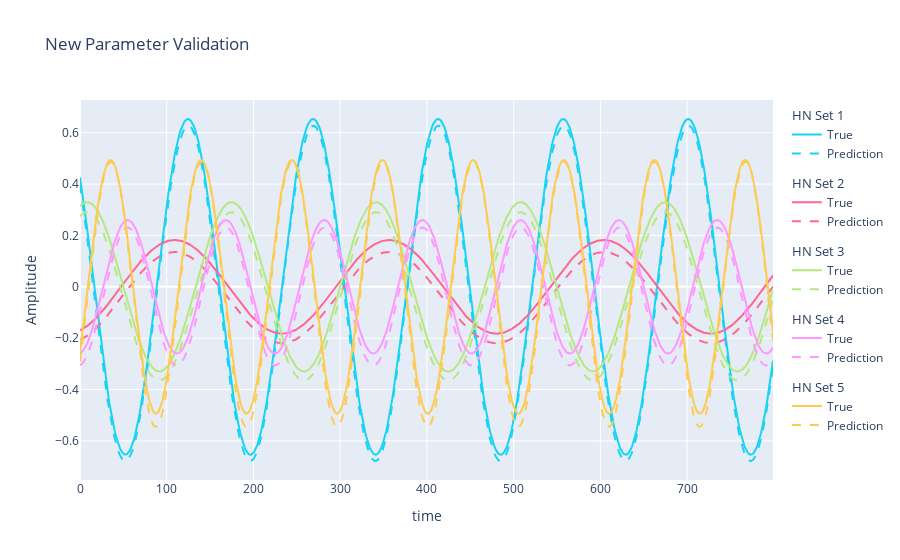

The notebook cell saved with this chart:
### Markdown cell above
Overall, our prediction is not too bad! There is certainly room for improvement which could likely be resolved with more training epochs or by modifying the `NOISE_FACTOR` in the `gen_sin_data.ipynb` notebook.

Now let's see the results on the validation data set with HyperNet inputs that our model has never seen before.

### Code cell
vnp_fig = go.Figure()
vnp_fig.update_layout(
    title="New Parameter Validation",
    yaxis={"title": "Amplitude"},
    xaxis={"title": "time"},
)
for i, ds in enumerate(VNP_DATA):

    hx, tx, ty, tyhat = ds
    tyhat = tyhat.cpu().reshape(*reshape)
    ty = ty.cpu().reshape(*reshape)
    p_set = f"HN Set {i+1}"
    p_hover = "<br>    ".join([f"{x:.3e}" for x in hx.cpu().numpy()])

    vnp_fig.add_trace(
        go.Scatter(
            x=torch.arange(len(tx)),
            y=tyhat,
            line={"color": colors[color_count]},
            name="True",
            showlegend=True,
            legendgroup=p_set,
            legendgrouptitle_text=p_set,
            hovertemplate=f"HyperNet Inputs:<br>    {p_hover}<br>" "<br>t: %{x}" "<br>a: %{y}",
        )
    )

    vnp_fig.add_trace(
        go.Scatter(
            x=torch.arange(len(tx)),
            y=ty,
            line={"color": colors[color_count], "dash": "dash"},
            name="Prediction",
            showlegend=True,
            legendgroup=p_set,
            legendgrouptitle_text=p_set,
            hovertemplate=f"HyperNet Inputs:<br>    {p_hover}<br>" "<br>t: %{x}" "<br>a: %{y}",
        )
    )

    color_count += 1
    if color_count == len(colors):
        color_count = 0

vnp_fig.show()

### Figure 1 — Plotly figure (JSON) as saved in the notebook; plotly's stock layout.template omitted (floating-point values rounded to 4 significant figures; data arrays with more than 128 entries replaced by an {"elided": "..."} marker saying what was removed)
{"data": [{"hovertemplate": "HyperNet Inputs:<br>    6.534e-01<br>    6.927e+00<br><br>t: %{x}<br>a: %{y}", "legendgroup": "HN Set 1", "legendgrouptitle": {"text": "HN Set 1"}, "line": {"color": "#19D3F3"}, "name": "True", "showlegend": true, "type": "scatter", "x": {"elided": "800 int values"}, "y": {"elided": "800 float values"}}, {"hovertemplate": "HyperNet Inputs:<br>    6.534e-01<br>    6.927e+00<br><br>t: %{x}<br>a: %{y}", "legendgroup": "HN Set 1", "legendgrouptitle": {"text": "HN Set 1"}, "line": {"color": "#19D3F3", "dash": "dash"}, "name": "Prediction", "showlegend": true, "type": "scatter", "x": {"elided": "800 int values"}, "y": {"elided": "800 float values"}}, {"hovertemplate": "HyperNet Inputs:<br>    1.822e-01<br>    4.039e+00<br><br>t: %{x}<br>a: %{y}", "legendgroup": "HN Set 2", "legendgrouptitle": {"text": "HN Set 2"}, "line": {"color": "#FF6692"}, "name": "True", "showlegend": true, "type": "scatter", "x": {"elided": "800 int values"}, "y": {"elided": "800 float values"}}, {"hovertemplate": "HyperNet Inputs:<br>    1.822e-01<br>    4.039e+00<br><br>t: %{x}<br>a: %{y}", "legendgroup": "HN Set 2", "legendgrouptitle": {"text": "HN Set 2"}, "line": {"color": "#FF6692", "dash": "dash"}, "name": "Prediction", "showlegend": true, "type": "scatter", "x": {"elided": "800 int values"}, "y": {"elided": "800 float values"}}, {"hovertemplate": "HyperNet Inputs:<br>    3.297e-01<br>    5.997e+00<br><br>t: %{x}<br>a: %{y}", "legendgroup": "HN Set 3", "legendgrouptitle": {"text": "HN Set 3"}, "line": {"color": "#B6E880"}, "name": "True", "showlegend": true, "type": "scatter", "x": {"elided": "800 int values"}, "y": {"elided": "800 float values"}}, {"hovertemplate": "HyperNet Inputs:<br>    3.297e-01<br>    5.997e+00<br><br>t: %{x}<br>a: %{y}", "legendgroup": "HN Set 3", "legendgrouptitle": {"text": "HN Set 3"}, "line": {"color": "#B6E880", "dash": "dash"}, "name": "Prediction", "showlegend": true, "type": "scatter", "x": {"elided": "800 int values"}, "y": {"elided": "800 float values"}}, {"hovertemplate": "HyperNet Inputs:<br>    2.598e-01<br>    8.818e+00<br><br>t: %{x}<br>a: %{y}", "legendgroup": "HN Set 4", "legendgrouptitle": {"text": "HN Set 4"}, "line": {"color": "#FF97FF"}, "name": "True", "showlegend": true, "type": "scatter", "x": {"elided": "800 int values"}, "y": {"elided": "800 float values"}}, {"hovertemplate": "HyperNet Inputs:<br>    2.598e-01<br>    8.818e+00<br><br>t: %{x}<br>a: %{y}", "legendgroup": "HN Set 4", "legendgrouptitle": {"text": "HN Set 4"}, "line": {"color": "#FF97FF", "dash": "dash"}, "name": "Prediction", "showlegend": true, "type": "scatter", "x": {"elided": "800 int values"}, "y": {"elided": "800 float values"}}, {"hovertemplate": "HyperNet Inputs:<br>    4.936e-01<br>    9.557e+00<br><br>t: %{x}<br>a: %{y}", "legendgroup": "HN Set 5", "legendgrouptitle": {"text": "HN Set 5"}, "line": {"color": "#FECB52"}, "name": "True", "showlegend": true, "type": "scatter", "x": {"elided": "800 int values"}, "y": {"elided": "800 float values"}}, {"hovertemplate": "HyperNet Inputs:<br>    4.936e-01<br>    9.557e+00<br><br>t: %{x}<br>a: %{y}", "legendgroup": "HN Set 5", "legendgrouptitle": {"text": "HN Set 5"}, "line": {"color": "#FECB52", "dash": "dash"}, "name": "Prediction", "showlegend": true, "type": "scatter", "x": {"elided": "800 int values"}, "y": {"elided": "800 float values"}}], "layout": {"title": {"text": "New Parameter Validation"}, "xaxis": {"title": {"text": "time"}}, "yaxis": {"title": {"text": "Amplitude"}}}}
